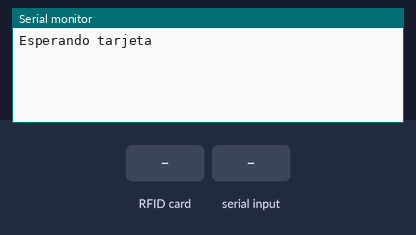
The sketch below on a simulated Arduino Uno, built with avr-gcc and run on an emulated ATmega328P. Parts: the last lines printed to the serial monitor. Inputs (shaded band) come from the test bench.

Above: at 1.2 s.
1.3 s: RFID card 5E 7A 19 C4 held to the reader
At 2.0 s:
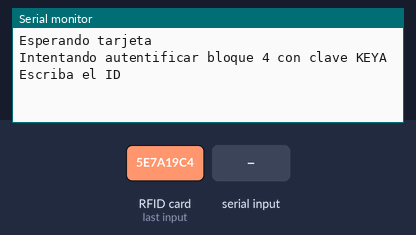
2.8 s: "1" received over Serial
At 4.9 s:
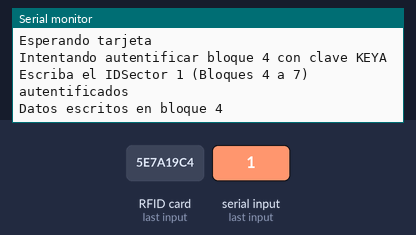

Measured:
- after the input at 1.3 s, the serial monitor: prints a new line at once (image 1)
- after the input at 2.8 s, the serial monitor: prints a new line after 1.0 s (image 2)

The sketch:

Write.ino
```cpp
#include <Wire.h>
#include <SPI.h>
#include <Adafruit_PN532.h>

#define PN532_IRQ   (2)
#define PN532_RESET (3)

Adafruit_PN532 nfc(PN532_IRQ, PN532_RESET);

void setup(void)
{
  Serial.begin(115200);

  // Configurar para leer etiquetas RFID
  nfc.begin();
  nfc.setPassiveActivationRetries(0xFF);
  nfc.SAMConfig();

  Serial.println("Esperando tarjeta");
}

void loop(void)
{
  uint8_t success;
  uint8_t uid[] = { 0, 0, 0, 0, 0, 0, 0 };
  uint8_t uidLength;

  success = nfc.readPassiveTargetID(PN532_MIFARE_ISO14443A, uid, &uidLength);
  if (success) {
    Serial.println("Intentando autentificar bloque 4 con clave KEYA");
    uint8_t keya[6] = { 0xFF, 0xFF, 0xFF, 0xFF, 0xFF, 0xFF };

    success = nfc.mifareclassic_AuthenticateBlock(uid, uidLength, 4, 0, keya);
    if (success)
    {
      String inputID = " ";
      Serial.print("Escriba el ID");
      while (inputID == " ")
      {
        if (Serial.available() > 0) {
          // read the incoming byte:
          inputID = Serial.readString();


        }
      }

      Serial.println("Sector 1 (Bloques 4 a 7) autentificados");


      uint8_t data[16];
      inputID.toCharArray(data,17);

      success = nfc.mifareclassic_WriteDataBlock (4, data);

      if (success)
      {
        Serial.println("Datos escritos en bloque 4");
        delay(10000);
      }
      else
      {
        Serial.println("Fallo al escribir tarjeta");
        delay(1000);
      }
    }
    else
    {
      Serial.println("Fallo autentificar tarjeta");
      delay(1000);
    }
  }
}
```
